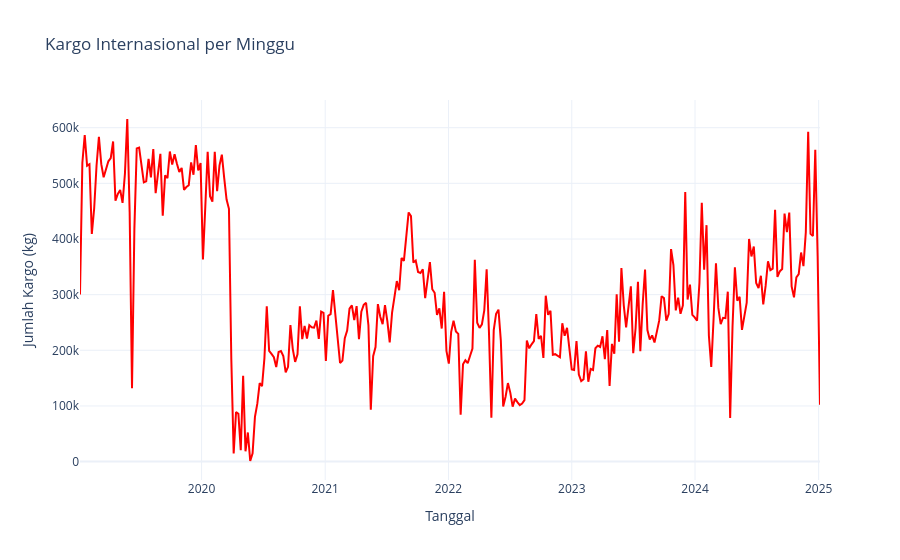

Here is the notebook cell this chart was saved with:
### Markdown cell above
# 👥 Rata-rata Penumpang per Pesawat (2019–2024)

## 🟦 Domestik
- **2019** → 116,9 penumpang/pesawat.
- **2020** → turun jadi 90,7 (dampak pandemi).
- **2021** → naik tipis ke 99,7.
- **2022** → lonjakan signifikan ke 127,2.
- **2023** → naik lagi ke 133,1.
- **2024** → stabil di 136,8.

📌 Insight: tren domestik **stabil naik** sejak 2021 → utilisasi kapasitas membaik, walau masih lebih rendah dari kapasitas maksimum tipikal pesawat narrow-body (150–180 pax).

---

## 🟥 Internasional
- **2019** → 157,7 penumpang/pesawat.
- **2020** → anjlok ke 110,6.
- **2021** → titik terendah hanya 36,9 (karena banyak penerbangan minim penumpang).
- **2022** → rebound besar ke 163,4.
- **2023** → sedikit turun ke 162,2.
- **2024** → tertinggi di 166,9.

📌 Insight: internasional lebih **volatil**, tapi setelah 2022 sudah kembali ke level bahkan **lebih tinggi dibanding 2019** → load factor penerbangan internasional sangat kuat.

---

## 📌 Insight Utama
- **Domestik** → recovery lebih konsisten, tren naik perlahan sejak 2021.  
- **Internasional** → sangat tertekan di 2020–2021, namun rebound besar di 2022–2024.  
- Tahun **2024**:  
  - Domestik rata-rata ~137 pax/pesawat.  
  - Internasional rata-rata ~167 pax/pesawat (lebih optimal utilisasinya).

### Code cell
df_rekap["tanggal"] = pd.to_datetime(df_rekap["tanggal"])

df_kargo_mingguan = df_rekap.resample("W", on="tanggal")["kargo (kg)_I"].sum().reset_index()

# Plot
fig = px.line(
    df_kargo_mingguan,
    x="tanggal",
    y="kargo (kg)_I",
    title="Kargo Internasional per Minggu",
    labels={"tanggal": "Tanggal", "kargo (kg)_I": "Jumlah Kargo (kg)"}
)

fig.update_traces(line=dict(color="red"))
fig.update_layout(
    template="plotly_white",
    hovermode="x unified"
)

fig.show()

### Figure 1 — Plotly figure (JSON) as saved in the notebook; plotly's stock layout.template omitted (floating-point values rounded to 4 significant figures; data arrays with more than 128 entries replaced by an {"elided": "..."} marker saying what was removed)
{"data": [{"hovertemplate": "Tanggal=%{x}<br>Jumlah Kargo (kg)=%{y}<extra></extra>", "legendgroup": "", "line": {"color": "red", "dash": "solid"}, "marker": {"symbol": "circle"}, "mode": "lines", "name": "", "orientation": "v", "showlegend": false, "type": "scatter", "x": {"elided": "314 str values"}, "xaxis": "x", "y": {"elided": "314 int values"}, "yaxis": "y"}], "layout": {"hovermode": "x unified", "legend": {"tracegroupgap": 0}, "title": {"text": "Kargo Internasional per Minggu"}, "xaxis": {"anchor": "y", "domain": [0, 1], "title": {"text": "Tanggal"}}, "yaxis": {"anchor": "x", "domain": [0, 1], "title": {"text": "Jumlah Kargo (kg)"}}}}
